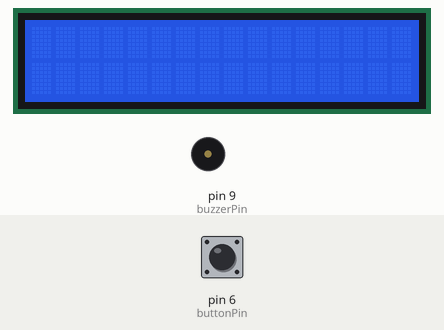
Simulated run of this sketch. Board: Arduino Uno, built with avr-gcc and run on an emulated ATmega328P. Shown: 16×2 character LCD, buzzer (waves = sounding). Inputs (shaded band) come from the test bench; at power-on: pin 6 (buttonPin) HIGH. What the sketch prints to the serial monitor is not drawn.

Above: at 1.2 s.
1.3 s: pin 6 (buttonPin) pulled LOW for 1 s
At 5.1 s:
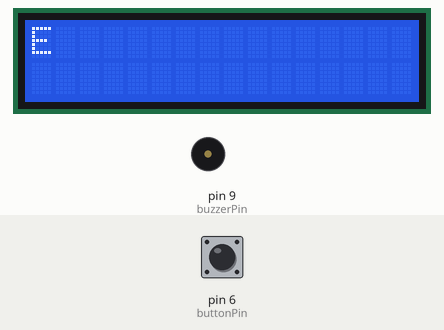
5.3 s: pin 6 (buttonPin) pulled LOW for 3.2 s
At 11.25 s:
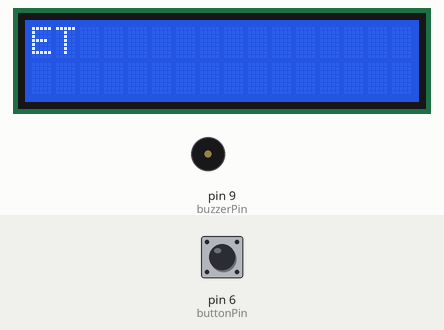
11.5 s: pin 6 (buttonPin) pulled LOW for 1 s
At 15.3 s:
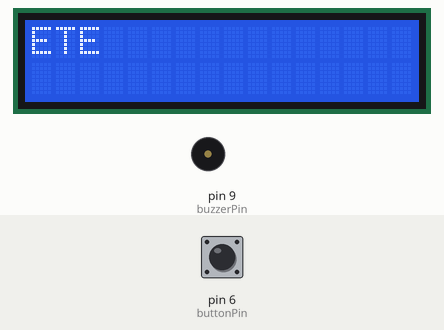
15.5 s: pin 6 (buttonPin) pulled LOW for 3.2 s
At 21.45 s:
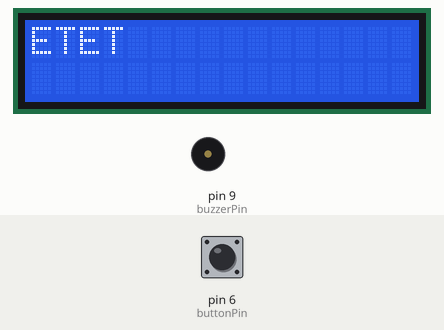
21.7 s: pin 6 (buttonPin) pulled LOW for 1 s
At 25.45 s:
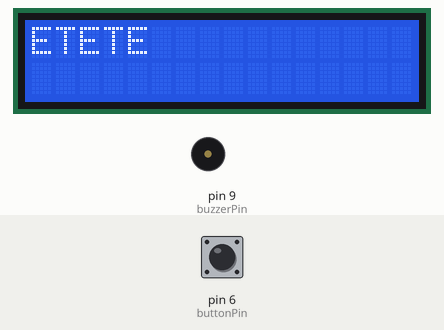
25.7 s: pin 6 (buttonPin) pulled LOW for 3.2 s
At 31.7 s:
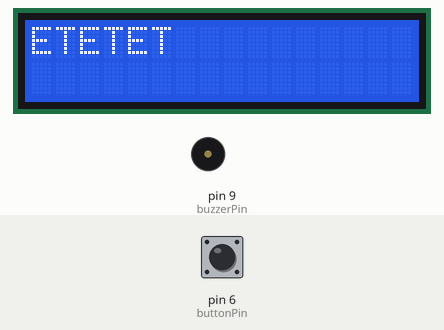
Timing chart, 0 to 32.9 s (numbered marks = the images above; inputs shaded):
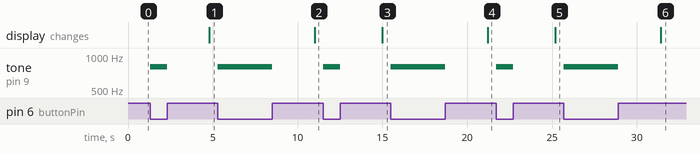

Measured:
- after the input at 1.3 s, tone on pin 9 (buzzerPin): silent → 800 Hz at once, → silent 1.0 s later; the display: changes after 3.5 s (image 1)
- after the input at 5.3 s, tone on pin 9 (buzzerPin): silent → 800 Hz at once, → silent 3.2 s later; the display: changes after 5.7 s (image 2)
- after the input at 11.5 s, tone on pin 9 (buzzerPin): silent → 800 Hz at once, → silent 1.0 s later; the display: changes after 3.5 s (image 3)
- after the input at 15.5 s, tone on pin 9 (buzzerPin): silent → 800 Hz at once, → silent 3.2 s later; the display: changes after 5.7 s (image 4)
- after the input at 21.7 s, tone on pin 9 (buzzerPin): silent → 800 Hz at once, → silent 1.0 s later; the display: changes after 3.5 s (image 5)
- after the input at 25.7 s, tone on pin 9 (buzzerPin): silent → 800 Hz at once, → silent 3.2 s later; the display: changes after 5.7 s (image 6)

The sketch:

Morse-Glasses-Code.ino
```cpp
#include <LiquidCrystal.h>


const char CLEAR = 0;

const char DOT = 1;

const char DASH = 2;

const char alphabet[26][6] {

  { 'A', DOT, DASH, CLEAR, CLEAR, CLEAR},

  { 'B', DASH, DOT, DOT, DOT, CLEAR},

  { 'C', DASH, DOT, DASH, DOT, CLEAR},

  { 'D', DASH, DOT, DOT, CLEAR, CLEAR},

  { 'E', DOT, CLEAR, CLEAR, CLEAR, CLEAR},

  { 'F', DOT, DOT, DASH, DOT, CLEAR},

  { 'G', DASH, DASH, DOT, CLEAR, CLEAR},

  { 'H', DOT, DOT, DOT, DOT, CLEAR},

  { 'I', DOT, DOT, CLEAR, CLEAR, CLEAR},

  { 'J', DOT, DASH, DASH, DASH, CLEAR},

  { 'K', DASH, DOT, DASH, CLEAR, CLEAR},

  { 'L', DOT, DASH, DOT, DOT, CLEAR},

  { 'M', DASH, DASH, CLEAR, CLEAR, CLEAR},

  { 'N', DASH, DOT, CLEAR, CLEAR, CLEAR},

  { 'O', DASH, DASH, DASH, CLEAR, CLEAR},

  { 'P', DOT, DASH, DASH, DOT, CLEAR},

  { 'Q', DASH, DASH, DOT, DASH, CLEAR},

  { 'R', DOT, DASH, DOT, CLEAR, CLEAR},

  { 'S', DOT, DOT, DOT, CLEAR, CLEAR},

  { 'T', DASH, CLEAR, CLEAR, CLEAR, CLEAR},

  { 'U', DOT, DOT, DASH, CLEAR, CLEAR},

  { 'V', DOT, DOT, DOT, DASH, CLEAR},

  { 'W', DOT, DASH, DASH, CLEAR, CLEAR},

  { 'X', DASH, DOT, DOT, DASH, CLEAR},

  { 'Y', DASH, DOT, DASH, DASH, CLEAR},

  { 'Z', DASH, DASH, DOT, DOT, CLEAR}

};


const unsigned long dotDuration = 1000; // duration [ms] of a dot; basic time unit

const unsigned long tolerance = 500; // duration that dash, dot or gap may deviate from the ideal length in order to still be recognized

const unsigned long dashDuration = 3 * dotDuration;

const unsigned long shortGap = dotDuration;

const unsigned long mediumGap = 3 * dotDuration;

const unsigned long longGap = 7 * dotDuration;


// current state of the button

enum State {

  UP = 0,

  DOWN = 1 } state;


// time index of the last button state change (from up to down or down to up)

unsigned long lastChange;


// duration of the last button press

unsigned long downDuration;


// dash-dot-sequence of the current character

char character[5];


// index of the next dot/dash in the current character

int characterIndex;


// the next thing to do

enum Action {

  START = 0,

  READ_DASHDOT = 1,

  READ_CHARACTER = 2,

  READ_WORD = 3

} action;


// pin to which the button is connected

int buttonPin = 6;

// pin to which the buzzer is connected

int buzzerPin = 9;


LiquidCrystal lcd(12, 11, 5, 4, 3, 2);


void setup() {

  Serial.begin(9600);


  lcd.begin(16, 2);


  pinMode(buttonPin, INPUT_PULLUP);


  state = UP;

  characterIndex = 0;

  downDuration = 0;

  lastChange = 0;

  action = START;

}


// reset the dash-dot-sequence of the current character

void clearCharacter() {

  characterIndex = 0;

  for (int i = 0; i < 5; ++i) {

    character[i] = CLEAR;

  }

}


// determine the next dash or dot in the dash-dot sequence of the current character

void readDashDot() {

  Serial.print("Down duration was: ");

  Serial.println(downDuration);


  if (downDuration >= dashDuration - tolerance && downDuration < dashDuration + tolerance) {

    character[characterIndex] = DASH;

    Serial.println("DASH");

    characterIndex++;

  } else if (downDuration >= dotDuration - tolerance && downDuration < dotDuration + tolerance) {

    character[characterIndex] = DOT;

    Serial.println("DOT");

    characterIndex++;

  } else {

    Serial.println("Down duration unrecognized");

  }

}


// interpret the current dash-dot-sequence as a character

char readCharacter() {

  bool found;

  for (int i = 0; i < 26; ++i) {

    found = true;

    for (int j = 0; found && j < 5; ++j) {

      if (character[j] != alphabet[i][j + 1]) {

        found = false;

      }

    }

    if (found) {

      return alphabet[i][0];

    }

  }

  return 0;

}


void loop() {

  State newState = digitalRead(buttonPin) ? UP : DOWN;


  // if the button is pressed, play a tone

  if (newState == DOWN) {

    tone(buzzerPin, 800);

  } else {

    noTone(buzzerPin);

  }


  if (newState == state) {

    if (newState == UP) {

      // calculate the the time the button has been in UP state

      unsigned long upDuration = (millis() - lastChange);


      if (action == READ_DASHDOT && upDuration >= shortGap - tolerance && upDuration < shortGap + tolerance) {

        readDashDot();

        action = READ_CHARACTER;

      } else if (action == READ_CHARACTER && upDuration >= mediumGap - tolerance && upDuration < mediumGap + tolerance) {

        char c = readCharacter();

        if (c != 0) {

          // a valid character has been recognized

          Serial.print("Read character: ");

          Serial.println(c);

          lcd.print(c);

        } else {

          Serial.println("Unrecognized character");

        }

        clearCharacter();

        action = READ_WORD;

      } else if (action == READ_WORD && upDuration >= longGap - tolerance && upDuration < longGap + tolerance) {

        Serial.println("Read next word");

        lcd.print(' ');

        action = READ_DASHDOT;

      }

    } else {

      downDuration = (millis() - lastChange);

    }

  } else {

    if (state == UP && newState == DOWN) {

      downDuration = 0;

    }

    lastChange = millis();

    state = newState;

    action = READ_DASHDOT;

  }

}
```
